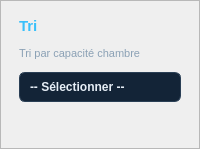
           <widget class="QFrame" name="triFrame">
            <property name="maximumSize">
             <size>
              <width>550</width>
              <height>16777215</height>
             </size>
            </property>
            <property name="styleSheet">
             <string notr="true">QFrame#triFrame {
    background: #0f1922;
    border: 1px solid #1a2f45;
    border-radius: 10px;
}</string>
            </property>
            <property name="frameShape">
             <enum>QFrame::Shape::StyledPanel</enum>
            </property>
            <layout class="QVBoxLayout" name="triLayout">
             <property name="spacing">
              <number>12</number>
             </property>
             <property name="leftMargin">
              <number>18</number>
             </property>
             <property name="topMargin">
              <number>16</number>
             </property>
             <property name="rightMargin">
              <number>18</number>
             </property>
             <property name="bottomMargin">
              <number>16</number>
             </property>
             <item>
              <widget class="QLabel" name="triTitleLabel">
               <property name="styleSheet">
                <string notr="true">QLabel#triTitleLabel {
    color: #39c0fa;
    font-size: 15px;
    font-weight: 700;
    background: transparent;
}</string>
               </property>
               <property name="text">
                <string>Tri</string>
               </property>
              </widget>
             </item>
             <item>
              <widget class="QLabel" name="triSubtitleLabel">
               <property name="styleSheet">
                <string notr="true">QLabel#triSubtitleLabel {
    color: #8ba1b5;
    font-size: 11px;
    background: transparent;
}</string>
               </property>
               <property name="text">
                <string>Tri par capacité chambre</string>
               </property>
              </widget>
             </item>
             <item>
              <widget class="QComboBox" name="triChambre">
               <property name="styleSheet">
                <string notr="true">QComboBox {
    background: #132437;
    color: #e6eef6;
    border: 1px solid #2a3f55;
    border-radius: 6px;
    padding: 6px 10px;
    font-weight: 500;
}
QComboBox::drop-down {
    border: none;
    background: transparent;
    width: 30px;
}
QComboBox::down-arrow {
    image: none;
    background: transparent;
    color: #39c0fa;
}
QComboBox:hover {
    border: 1px solid #39c0fa;
}
QComboBox QAbstractItemView {
    background: #132437;
    color: #e6eef6;
    border: 1px solid #2a3f55;
    selection-background-color: #39c0fa;
    outline: none;
}</string>
               </property>
               <item>
                <property name="text">
                 <string>-- Sélectionner --</string>
                </property>
               </item>
               <item>
                <property name="text">
                 <string>Par capacité</string>
                </property>
               </item>
               <item>
                <property name="text">
                 <string>Par température</string>
                </property>
               </item>
              </widget>
             </item>
             <item>
              <spacer name="triSpacer">
               <property name="orientation">
                <enum>Qt::Orientation::Vertical</enum>
               </property>
               <property name="sizeHint" stdset="0">
                <size>
                 <width>20</width>
                 <height>30</height>
                </size>
               </property>
              </spacer>
             </item>
            </layout>
           </widget>
